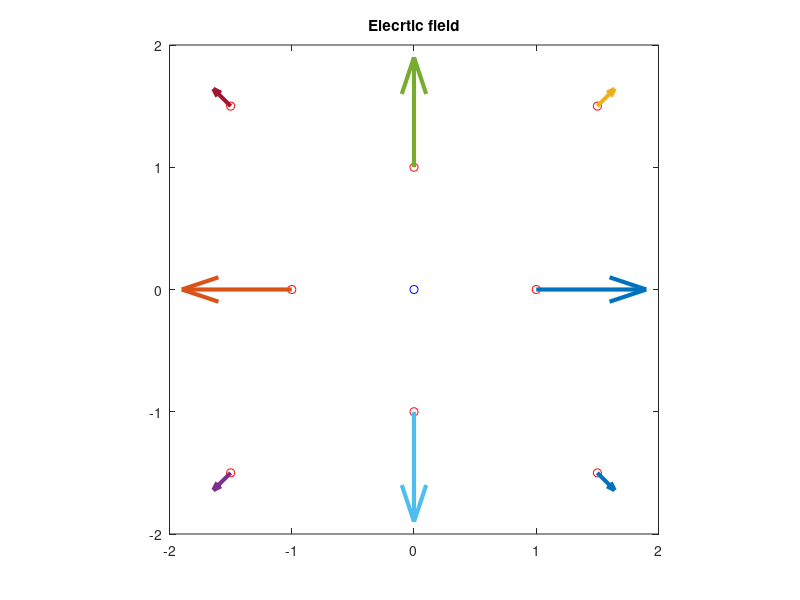

Write the MATLAB code that produced this figure.
clear all; close all;

q=2;
r=[[1,0]',[0,1]',[-1,0]',[0,-1]',[1.5,1.5]',[-1.5,1.5]',[-1.5,-1.5]',[1.5,-1.5]'];
r2=arrayfun(@(x,y)x.^2+y.^2,r(1,:),r(2,:))
r1=sqrt(r2);
e0=8.85*1e-12;
E=1/(4*pi*e0)*q./r2./r1.*r;

plot(0,0,'bo');
hold on;
arrayfun(@(x,y)plot(x,y,'ro'),r(1,:),r(2,:));
axis([-2 2 -2 2]);
axis equal;
title('Elecrtic field');
arrayfun(@(x,y,u,v)quiver(x,y,u,v,5e-11,'linewidth',3),r(1,:),r(2,:),E(1,:),E(2,:));